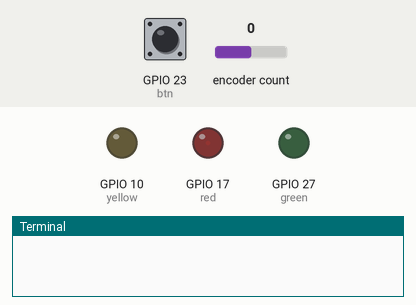
Recording of a program running on a simulated Raspberry Pi (BCM pin numbers). Parts: output pins drawn as LEDs (lit = HIGH), the last lines printed to the terminal. Inputs (shaded band) come from the test bench; at power-on: encoder count 0, GPIO 23 (btn) HIGH.

Above: at 1.2 s.
1.3 s: encoder count set to -1
At 1.7 s:
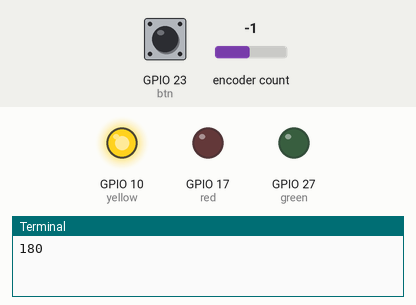
2.8 s: GPIO 23 (btn) pulled LOW for 0.15 s
At 4.0 s:
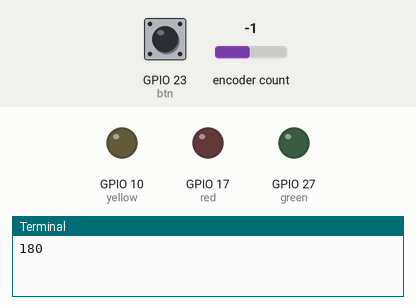
4.4 s: encoder count set to -2
At 5.2 s:
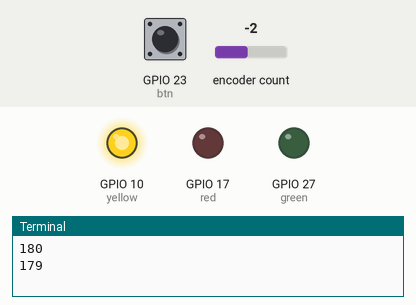
5.9 s: GPIO 23 (btn) pulled LOW for 1 s
At 6.4 s:
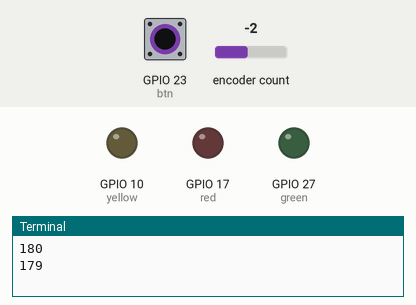
Timing chart, 0 to 8.9 s (numbered marks = the images above; inputs shaded):
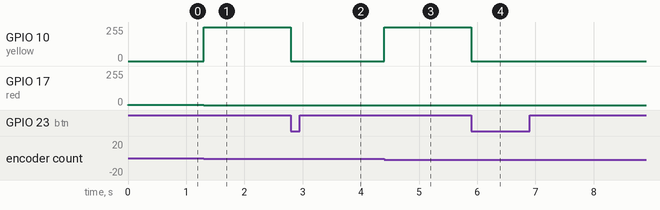

The program:

assign5_LEDcontrol.py
```python
from gpiozero import RotaryEncoder, PWMLED, Button
from signal import pause

rotor = RotaryEncoder(15,18, wrap=True, max_steps=180)
rotor.steps = -180

red = PWMLED(17)
green = PWMLED(27)
yellow = PWMLED(10)

btn = Button(23)
r_duty = 1/121
g_duty = 1/120
y_duty = 1/120

red.value = r_duty


def change_rot():
    print(rotor.steps)
    if rotor.steps>=-180 and rotor.steps<=-60:
        red.value = r_duty * (rotor.steps + 181)
    else:
        red.value = 0
    if rotor.steps>-60 and rotor.steps<=60 :
        green.value = g_duty * (rotor.steps + 60)
    else :
        green.value = 0
    if rotor.steps>60 and rotor.steps<=180:
        yellow.value = y_duty * (rotor.steps -60 )
    else:
        yellow.value = 0


def click_btn():
    red.value = 0
    green.value = 0
    yellow.value = 0


rotor.when_rotated = change_rot
btn.when_pressed = click_btn


pause()
```

Measured:
- after the input at 1.3 s, GPIO 10 (yellow): 0/255 → 255/255 at once; GPIO 17 (red): 2/255 → 0/255 at once
- after the input at 2.8 s, GPIO 10 (yellow): 255/255 → 0/255 at once
- after the input at 4.4 s, GPIO 10 (yellow): 0/255 → 253/255 at once
- after the input at 5.9 s, GPIO 10 (yellow): 253/255 → 0/255 at once
